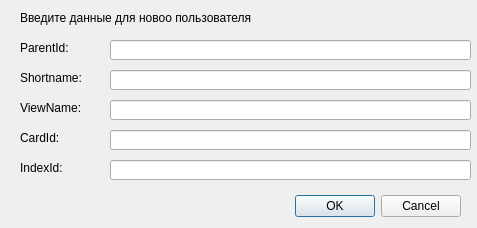
<?xml version="1.0" encoding="UTF-8"?>
<ui version="4.0">
 <class>addUserDialog</class>
 <widget class="QDialog" name="addUserDialog">
  <property name="geometry">
   <rect>
    <x>0</x>
    <y>0</y>
    <width>477</width>
    <height>228</height>
   </rect>
  </property>
  <property name="windowTitle">
   <string>Dialog</string>
  </property>
  <widget class="QDialogButtonBox" name="buttonBox">
   <property name="geometry">
    <rect>
     <x>30</x>
     <y>190</y>
     <width>431</width>
     <height>32</height>
    </rect>
   </property>
   <property name="orientation">
    <enum>Qt::Horizontal</enum>
   </property>
   <property name="standardButtons">
    <set>QDialogButtonBox::Cancel|QDialogButtonBox::Ok</set>
   </property>
  </widget>
  <widget class="QLineEdit" name="leParentId">
   <property name="geometry">
    <rect>
     <x>110</x>
     <y>40</y>
     <width>361</width>
     <height>20</height>
    </rect>
   </property>
  </widget>
  <widget class="QLabel" name="lblParentId">
   <property name="geometry">
    <rect>
     <x>20</x>
     <y>40</y>
     <width>81</width>
     <height>16</height>
    </rect>
   </property>
   <property name="text">
    <string>ParentId:</string>
   </property>
  </widget>
  <widget class="QLabel" name="lblInfoText">
   <property name="geometry">
    <rect>
     <x>20</x>
     <y>10</y>
     <width>431</width>
     <height>16</height>
    </rect>
   </property>
   <property name="text">
    <string>Введите данные для новоо пользователя</string>
   </property>
  </widget>
  <widget class="QLineEdit" name="leShortName">
   <property name="geometry">
    <rect>
     <x>110</x>
     <y>70</y>
     <width>361</width>
     <height>20</height>
    </rect>
   </property>
  </widget>
  <widget class="QLabel" name="lblShortName">
   <property name="geometry">
    <rect>
     <x>20</x>
     <y>70</y>
     <width>81</width>
     <height>16</height>
    </rect>
   </property>
   <property name="text">
    <string>Shortname:</string>
   </property>
  </widget>
  <widget class="QLineEdit" name="leViewName">
   <property name="geometry">
    <rect>
     <x>110</x>
     <y>100</y>
     <width>361</width>
     <height>20</height>
    </rect>
   </property>
  </widget>
  <widget class="QLabel" name="lblViewName">
   <property name="geometry">
    <rect>
     <x>20</x>
     <y>100</y>
     <width>81</width>
     <height>16</height>
    </rect>
   </property>
   <property name="text">
    <string>ViewName:</string>
   </property>
  </widget>
  <widget class="QLineEdit" name="leCardId">
   <property name="geometry">
    <rect>
     <x>110</x>
     <y>130</y>
     <width>361</width>
     <height>20</height>
    </rect>
   </property>
  </widget>
  <widget class="QLabel" name="lblCardId">
   <property name="geometry">
    <rect>
     <x>20</x>
     <y>130</y>
     <width>81</width>
     <height>16</height>
    </rect>
   </property>
   <property name="text">
    <string>CardId:</string>
   </property>
  </widget>
  <widget class="QLineEdit" name="leIndexId">
   <property name="geometry">
    <rect>
     <x>110</x>
     <y>160</y>
     <width>361</width>
     <height>20</height>
    </rect>
   </property>
  </widget>
  <widget class="QLabel" name="lblIndexId">
   <property name="geometry">
    <rect>
     <x>20</x>
     <y>160</y>
     <width>81</width>
     <height>16</height>
    </rect>
   </property>
   <property name="text">
    <string>IndexId:</string>
   </property>
  </widget>
 </widget>
 <resources/>
 <connections>
  <connection>
   <sender>buttonBox</sender>
   <signal>accepted()</signal>
   <receiver>addUserDialog</receiver>
   <slot>accept()</slot>
   <hints>
    <hint type="sourcelabel">
     <x>248</x>
     <y>254</y>
    </hint>
    <hint type="destinationlabel">
     <x>157</x>
     <y>274</y>
    </hint>
   </hints>
  </connection>
  <connection>
   <sender>buttonBox</sender>
   <signal>rejected()</signal>
   <receiver>addUserDialog</receiver>
   <slot>reject()</slot>
   <hints>
    <hint type="sourcelabel">
     <x>316</x>
     <y>260</y>
    </hint>
    <hint type="destinationlabel">
     <x>286</x>
     <y>274</y>
    </hint>
   </hints>
  </connection>
 </connections>
</ui>
